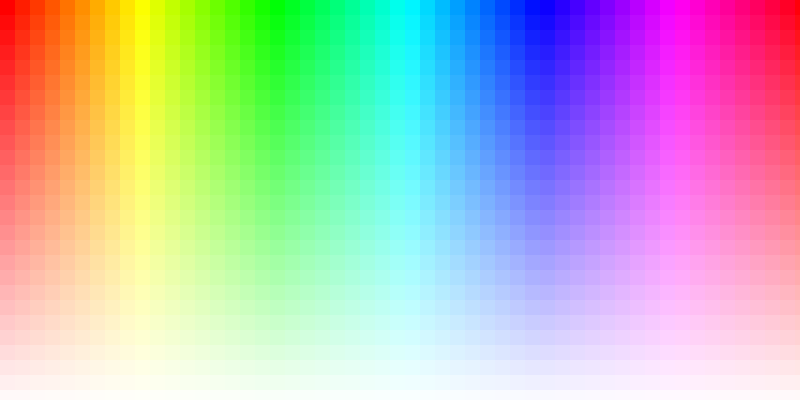
Frame 1 (no input)
Frame 60 (no input): identical to frame 1, image omitted
Frame 120 (the mouse pressed at the canvas centre since frame 60): identical to frame 1, image omitted

The p5.js sketch that drew this single still picture (run headless with seeded random() and noise() and a simulated clock; from frame 60 on, the mouse is pressed at the canvas centre):

// p5.js sketch
// ── sketch.js
'use strict';

var stepX;
var stepY;

function setup() {
  createCanvas(800, 400);
  noStroke();
  colorMode(HSB, width, height, 100);
}

function draw() {

  // set the step value as 15 pixels so each grid square will end up as 15px wide
  stepX = 15;
  stepY = 15;

  //create a verticle colum of boxes
  for (var gridY = 0; gridY < height; gridY += stepY) {
    // for every box in the verticle colum create a row of boxes
    for (var gridX = 0; gridX < width; gridX += stepX) {
      //fill the boxes with their positional values which correspond to their space in the color spectrum
      fill(gridX, height - gridY, 100);
      //draw the box
      rect(gridX, gridY, stepX, stepY);
    }
  }
}
